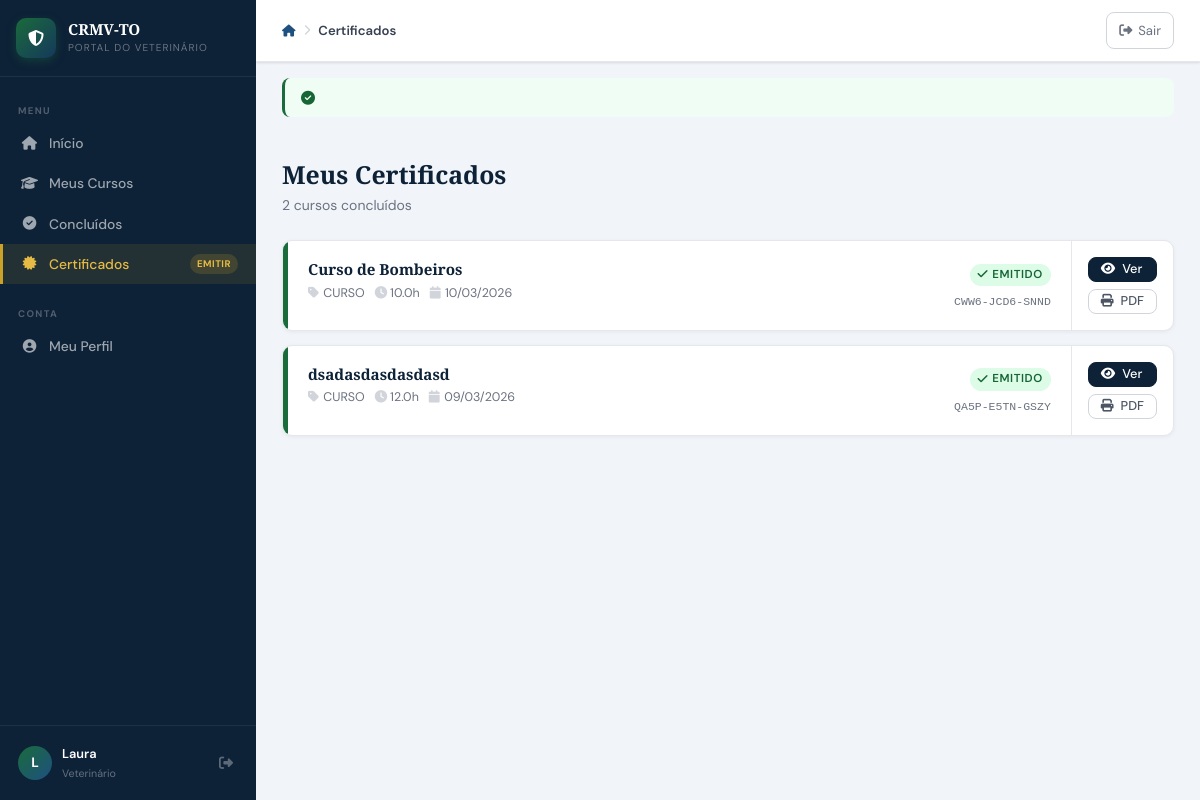
The page /aluno/certificados.php (signed in) on the database its author committed.
### tables this page shows
CREATE TABLE `tbl_matriculas` (
  `matricula_id` int(10) UNSIGNED NOT NULL,
  `usuario_id` int(10) UNSIGNED NOT NULL,
  `curso_id` int(10) UNSIGNED NOT NULL,
  `status` enum('ATIVA','CONCLUIDA','CANCELADA','REPROVADO') NOT NULL DEFAULT 'ATIVA',
  `nota_final` decimal(5,2) DEFAULT NULL,
  `presenca_percent` decimal(5,2) DEFAULT NULL,
  `certificado_gerado` tinyint(1) NOT NULL DEFAULT 0,
  `certificado_codigo` varchar(20) DEFAULT NULL,
  `certificado_emitido_em` datetime DEFAULT NULL,
  `progresso_ead` tinyint(4) NOT NULL DEFAULT 0,
  `matriculado_em` datetime NOT NULL DEFAULT current_timestamp(),
  `atualizado_em` datetime DEFAULT NULL ON UPDATE current_timestamp()
);

CREATE TABLE `tbl_certificados` (
  `cert_id` int(10) UNSIGNED NOT NULL,
  `matricula_id` int(10) UNSIGNED NOT NULL,
  `codigo` varchar(20) NOT NULL,
  `emitido_em` datetime NOT NULL DEFAULT current_timestamp(),
  `qr_path` varchar(200) DEFAULT NULL,
  `pdf_path` varchar(200) DEFAULT NULL,
  `valido` tinyint(1) NOT NULL DEFAULT 1
);

CREATE TABLE `tbl_cursos` (
  `curso_id` int(10) UNSIGNED NOT NULL,
  `categoria_id` int(10) UNSIGNED DEFAULT NULL,
  `titulo` varchar(200) NOT NULL,
  `descricao` text DEFAULT NULL,
  `capa` varchar(120) DEFAULT NULL,
  `observacoes` text DEFAULT NULL,
  `tipo` enum('CURSO','PALESTRA','WORKSHOP','CONGRESSO','WEBINAR') NOT NULL DEFAULT 'CURSO',
  `modalidade` enum('PRESENCIAL','EAD','HIBRIDO') NOT NULL DEFAULT 'PRESENCIAL',
  `carga_horaria` decimal(5,1) NOT NULL DEFAULT 0.0,
  `vagas` smallint(6) DEFAULT NULL,
  `data_inicio` date DEFAULT NULL,
  `data_fim` date DEFAULT NULL,
  `horario` varchar(100) DEFAULT NULL,
  `local_nome` varchar(150) DEFAULT NULL,
  `local_cidade` varchar(80) DEFAULT NULL,
  `local_uf` char(2) DEFAULT 'TO',
  `local_endereco` varchar(200) DEFAULT NULL,
  `link_ead` varchar(300) DEFAULT NULL,
  `youtube_id` varchar(30) DEFAULT NULL,
  `valor` decimal(8,2) NOT NULL DEFAULT 0.00,
  `status` enum('RASCUNHO','PUBLICADO','ENCERRADO','CANCELADO') NOT NULL DEFAULT 'RASCUNHO',
  `cert_modelo` text DEFAULT NULL,
  `cert_conteudo_programatico` mediumtext DEFAULT NULL COMMENT 'HTML do conteúdo programático (verso do certificado)',
  `cert_validade` smallint(6) DEFAULT NULL,
  `cert_obs` text DEFAULT NULL COMMENT 'Observação interna do certificado (não aparece impresso)',
  `ativo` tinyint(1) NOT NULL DEFAULT 1,
  `criado_em` datetime NOT NULL DEFAULT current_timestamp(),
  `atualizado_em` datetime DEFAULT NULL ON UPDATE current_timestamp(),
  `criado_por` int(10) UNSIGNED DEFAULT NULL,
  `instrutor_id` int(11) DEFAULT NULL,
  `requer_avaliacao` tinyint(1) NOT NULL DEFAULT 0,
  `avaliacao_com_nota` tinyint(1) NOT NULL DEFAULT 0,
  `nota_minima` decimal(5,2) NOT NULL DEFAULT 70.00,
  `tentativas_maximas` tinyint(4) NOT NULL DEFAULT 3,
  `cert_frente_html` text DEFAULT NULL,
  `cert_verso_html` text DEFAULT NULL
);

### includes/conexao.php (called while the page is built, shortened)
<?php
function getConn(): PDO {
    static $pdo = null;
    if ($pdo === null) {
        try {
            $dsn = "mysql:host=" . DB_HOST . ";port=" . DB_PORT . ";dbname=" . DB_NAME . ";charset=utf8mb4";
            $pdo = new PDO($dsn, DB_USER, DB_PASS, [
                PDO::ATTR_ERRMODE            => PDO::ERRMODE_EXCEPTION,
                PDO::ATTR_DEFAULT_FETCH_MODE => PDO::FETCH_ASSOC,
                PDO::ATTR_EMULATE_PREPARES   => false,
            ]);
        } catch (PDOException $e) {
            die('<div style="font-family:monospace;background:#fee2e2;color:#7f1d1d;padding:20px;margin:20px;border-radius:8px">
                <strong>Erro de conexão com o banco:</strong><br>' . htmlspecialchars($e->getMessage()) . '
                <br><br>Verifique se o XAMPP está rodando e o banco <strong>' . DB_NAME . '</strong> foi criado.
            </div>');
        }
    }
    return $pdo;
}
function dbQuery(string $sql, array $params = []): array {
    $stmt = getConn()->prepare($sql);
    $stmt->execute($params);
    return $stmt->fetchAll();
}
function fmtData(?string $d): string {
    try { return (new DateTime($d))->format('d/m/Y'); }
    catch (Exception) { return '-'; }
}

### aluno/certificados.php (the view, shortened to what this page needs)
<?php
require_once __DIR__ . '/../includes/conexao.php';
$usr_id = (int)$_SESSION['usr_id'];
$cursos_cert = dbQuery(
    "SELECT m.matricula_id, m.status, m.certificado_gerado, m.certificado_codigo,
            m.nota_final, m.matriculado_em,
            c.titulo, c.tipo, c.carga_horaria, c.data_inicio, c.data_fim,
            cert.cert_id, cert.codigo, cert.emitido_em
     FROM tbl_matriculas m
     INNER JOIN tbl_cursos c ON m.curso_id = c.curso_id
     LEFT  JOIN tbl_certificados cert ON cert.matricula_id = m.matricula_id AND cert.valido = 1
     WHERE m.usuario_id = ? AND m.status = 'CONCLUIDA' AND c.ativo = 1
     ORDER BY m.matriculado_em DESC",
    [$usr_id]
);
require_once __DIR__ . '/../includes/layout_aluno.php';
?>
<div class="pg-header">
    <div class="pg-header-row">
        <div>
            <h1 class="pg-titulo">Meus Certificados</h1>
            <p class="pg-subtitulo"><?= count($cursos_cert) ?> curso<?= count($cursos_cert) !== 1 ? 's' : '' ?> concluído<?= count($cursos_cert) !== 1 ? 's' : '' ?></p>
        </div>
    </div>
</div>
<?php if (empty($cursos_cert)): ?>
<div class="card">
    <div class="vazio" style="padding:64px">
        <i class="fa-solid fa-certificate"></i>
        <h3>Nenhum curso concluído ainda</h3>
        <p>Conclua um curso para emitir seu certificado.</p>
        <a href="/crmv/aluno/dashboard.php" class="btn btn-secundario btn-sm" style="margin-top:14px">
            <i class="fa-solid fa-arrow-left"></i> Ver meus cursos
        </a>
    </div>
</div>
<?php else: ?>
<div style="display:flex;flex-direction:column;gap:14px">
<?php foreach ($cursos_cert as $item): ?>
<div class="card" style="overflow:hidden">
    <div style="display:flex;align-items:center;gap:0;flex-wrap:wrap">
        <div style="width:5px;align-self:stretch;background:<?= $item['cert_id'] ? 'var(--verde)' : 'var(--ouro)' ?>;flex-shrink:0"></div>
        <div style="flex:1;padding:16px 20px;min-width:0">
            <div style="display:flex;align-items:flex-start;justify-content:space-between;gap:12px;flex-wrap:wrap">
                <div style="flex:1;min-width:0">
                    <div style="font-family:var(--font-titulo);font-size:.95rem;font-weight:700;
                                color:var(--azul-esc);margin-bottom:4px;line-height:1.3">
                        <?= htmlspecialchars($item['titulo']) ?>
                    </div>
                    <div style="display:flex;flex-wrap:wrap;gap:10px;font-size:.78rem;color:var(--c500)">
                        <span><i class="fa-solid fa-tag" style="width:12px;color:var(--c300)"></i> <?= htmlspecialchars($item['tipo']) ?></span>
                        <span><i class="fa-solid fa-clock" style="width:12px;color:var(--c300)"></i> <?= $item['carga_horaria'] ?>h</span>
                        <?php if ($item['data_inicio']): ?>
                        <span><i class="fa-solid fa-calendar" style="width:12px;color:var(--c300)"></i> <?= fmtData($item['data_inicio']) ?></span>
                        <?php endif; ?>
                    </div>
                </div>
                <div style="text-align:right;flex-shrink:0">
                    <?php if ($item['cert_id']): ?>
                    <span class="badge b-verde" style="margin-bottom:5px;display:inline-flex">
                        <i class="fa-solid fa-check"></i> Emitido
                    </span>
                    <div style="font-size:.72rem;font-family:monospace;color:var(--c500);margin-top:2px">
                        <?= htmlspecialchars($item['codigo']) ?>
                    </div>
                    <?php else: ?>
                    <span class="badge b-ouro" style="display:inline-flex">
                        <i class="fa-solid fa-hourglass-half"></i> Disponível
                    </span>
                    <?php endif; ?>
                </div>
            </div>
        </div>
        <div style="padding:16px;border-left:1px solid var(--c200);display:flex;flex-direction:column;gap:7px;flex-shrink:0">
            <?php if ($item['cert_id']): ?>
            <a href="/crmv/aluno/certificado_ver.php?id=<?= $item['matricula_id'] ?>"
               class="btn btn-secundario btn-sm">
                <i class="fa-solid fa-eye"></i> Ver
            </a>
            <a href="/crmv/admin/certificados/imprimir.php?codigo=<?= urlencode($item['codigo']) ?>"
               target="_blank" class="btn btn-ghost btn-sm">
                <i class="fa-solid fa-print"></i> PDF
            </a>
            <?php endif; ?>
        </div>
    </div>
</div>
<?php endforeach; ?>
</div>
<?php endif; ?>
<?php require_once __DIR__ . '/../includes/layout_aluno_footer.php'; ?>

### assets/css/admin.css (style rules this page uses)
:root { --azul-esc: #0d2137; --azul-med: #15385c; --azul-clr: #1e5080; --verde: #1a6b3c; --verde2: #22883f; --ouro: #c9a227; --ouro2: #e6bb45; --branco: #ffffff; --bg: #f1f4f8; --c50: #f8fafc; --c100: #f1f5f9; --c200: #e2e8f0; --c300: #cbd5e1; --c400: #94a3b8; --c500: #64748b; --c600: #475569; --c700: #334155; --c900: #0f172a; --verde-bg: #dcfce7; --verde-txt: #166534; --azul-bg: #dbeafe; --azul-txt: #1e40af; --ouro-bg: #fef9c3; --ouro-txt: #854d0e; --verm: #dc2626; --verm-bg: #fee2e2; --verm-txt: #991b1b; --sidebar-w: 256px; --topbar-h: 62px; --radius: 8px; --radius-lg: 12px; --shadow-sm: 0 1px 3px rgba(0, 0, 0, 0.07), 0 1px 2px rgba(0, 0, 0, 0.05); --shadow: 0 4px 12px rgba(0, 0, 0, 0.08); --shadow-lg: 0 10px 32px rgba(0, 0, 0, 0.12); --font-titulo: "Playfair Display", Georgia, serif; --font-corpo: "DM Sans", "Segoe UI", sans-serif; }
*, *::before, *::after { box-sizing: border-box; margin: 0; padding: 0; }
html { font-size: 16px; scroll-behavior: smooth; }
body { font-family: var(--font-corpo); background: var(--bg); color: var(--c700); line-height: 1.6; display: flex; min-height: 100vh; }
a { color: var(--azul-clr); text-decoration: none; }
.pg-header { margin-bottom: 26px; }
.pg-header-row { display: flex; align-items: flex-start; justify-content: space-between; gap: 16px; flex-wrap: wrap; }
.pg-titulo { font-family: var(--font-titulo); font-size: 1.5rem; font-weight: 700; color: var(--azul-esc); line-height: 1.25; }
.pg-subtitulo { font-size: 0.875rem; color: var(--c500); margin-top: 4px; }
.card { background: var(--branco); border-radius: var(--radius-lg); border: 1px solid var(--c200); box-shadow: var(--shadow-sm); }
.btn { display: inline-flex; align-items: center; gap: 7px; padding: 9px 18px; border-radius: var(--radius); font-family: var(--font-corpo); font-size: 0.85rem; font-weight: 600; border: none; cursor: pointer; transition: all 0.2s; text-decoration: none; white-space: nowrap; line-height: 1; }
.btn-secundario { background: var(--azul-med); color: white; }
.btn-ghost { background: transparent; color: var(--c600); border: 1.5px solid var(--c300); }
.btn-sm { padding: 6px 12px; font-size: 0.78rem; }
.badge { display: inline-flex; align-items: center; gap: 4px; padding: 3px 9px; border-radius: 20px; font-size: 0.68rem; font-weight: 700; text-transform: uppercase; letter-spacing: 0.05em; white-space: nowrap; }
.b-verde { background: var(--verde-bg); color: var(--verde-txt); }
.pg-header { margin-bottom: 24px; }
.pg-titulo { font-family: var(--font-titulo); font-size: 1.55rem; font-weight: 700; color: var(--azul-esc); margin: 0 0 4px; }
.pg-subtitulo { font-size: 0.875rem; color: var(--c500); margin: 0; }
.btn { display: inline-flex; align-items: center; gap: 7px; padding: 8px 16px; border-radius: var(--radius, 8px); font-family: inherit; font-size: 0.875rem; font-weight: 500; cursor: pointer; border: 1.5px solid transparent; text-decoration: none; transition: all 0.2s; white-space: nowrap; }
.btn-sm { padding: 5px 12px; font-size: 0.8rem; }
.btn-secundario { background: var(--azul-esc); color: #fff; border-color: var(--azul-esc); }
.btn-ghost { background: transparent; color: var(--c600); border-color: var(--c300); }
.card { background: #fff; border-radius: 10px; border: 1px solid var(--c200, #e5e7eb); box-shadow: 0 1px 4px rgba(0, 0, 0, 0.06); overflow: hidden; }
.badge { display: inline-flex; align-items: center; gap: 4px; padding: 2px 8px; border-radius: 20px; font-size: 0.72rem; font-weight: 600; white-space: nowrap; }
.b-verde { background: #dcfce7; color: #166534; }
:root { --verde2: #22883f; --verm: #dc2626; --font-titulo: "Playfair Display", serif; --font-corpo: "DM Sans", sans-serif; --radius: 8px; --c50: #f9fafb; --c100: #f3f4f6; --c200: #e5e7eb; --c300: #d1d5db; --c400: #9ca3af; --c500: #6b7280; --c600: #4b5563; --c700: #374151; --c900: #111827; --verde-bg: #f0fdf4; --verde-txt: #166534; --azul-bg: #eff6ff; }

### rows shown on the page
tbl_matriculas: curso.titulo "Curso de Bombeiros", curso.tipo "CURSO", curso.carga_horaria "10.0", curso.data_inicio "10/03/2026", tbl_certificados.codigo "CWW6-JCD6-SNND"
tbl_matriculas: curso.titulo "dsadasdasdasdasd", curso.tipo "CURSO", curso.carga_horaria "12.0", curso.data_inicio "09/03/2026", tbl_certificados.codigo "QA5P-E5TN-GSZY"

### other values the page prints
$_iniciais "L"
$_nomeExib "Laura"
$pageTitulo "Certificados"
count($cursos_cert) "2"
